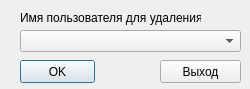
<?xml version="1.0" encoding="UTF-8"?>
<ui version="4.0">
 <class>RemoveUserDlg</class>
 <widget class="QDialog" name="RemoveUserDlg">
  <property name="windowModality">
   <enum>Qt::WindowModal</enum>
  </property>
  <property name="geometry">
   <rect>
    <x>0</x>
    <y>0</y>
    <width>250</width>
    <height>89</height>
   </rect>
  </property>
  <property name="sizePolicy">
   <sizepolicy hsizetype="Fixed" vsizetype="Fixed">
    <horstretch>0</horstretch>
    <verstretch>0</verstretch>
   </sizepolicy>
  </property>
  <property name="minimumSize">
   <size>
    <width>250</width>
    <height>89</height>
   </size>
  </property>
  <property name="maximumSize">
   <size>
    <width>250</width>
    <height>89</height>
   </size>
  </property>
  <property name="windowTitle">
   <string>Удаление пользователя</string>
  </property>
  <widget class="QLabel" name="selector_label">
   <property name="geometry">
    <rect>
     <x>20</x>
     <y>10</y>
     <width>181</width>
     <height>16</height>
    </rect>
   </property>
   <property name="text">
    <string>Имя пользователя для удаления:</string>
   </property>
  </widget>
  <widget class="QPushButton" name="btn_cancel">
   <property name="geometry">
    <rect>
     <x>160</x>
     <y>60</y>
     <width>81</width>
     <height>23</height>
    </rect>
   </property>
   <property name="text">
    <string>Выход</string>
   </property>
   <property name="autoDefault">
    <bool>false</bool>
   </property>
   <property name="default">
    <bool>false</bool>
   </property>
   <property name="flat">
    <bool>false</bool>
   </property>
  </widget>
  <widget class="QPushButton" name="btn_ok">
   <property name="geometry">
    <rect>
     <x>20</x>
     <y>60</y>
     <width>75</width>
     <height>23</height>
    </rect>
   </property>
   <property name="text">
    <string>OK</string>
   </property>
   <property name="autoDefault">
    <bool>false</bool>
   </property>
   <property name="default">
    <bool>true</bool>
   </property>
  </widget>
  <widget class="QComboBox" name="selector">
   <property name="geometry">
    <rect>
     <x>20</x>
     <y>30</y>
     <width>221</width>
     <height>22</height>
    </rect>
   </property>
  </widget>
 </widget>
 <tabstops>
  <tabstop>selector</tabstop>
  <tabstop>btn_ok</tabstop>
  <tabstop>btn_cancel</tabstop>
 </tabstops>
 <resources/>
 <connections/>
 <designerdata>
  <property name="gridDeltaX">
   <number>10</number>
  </property>
  <property name="gridDeltaY">
   <number>10</number>
  </property>
  <property name="gridSnapX">
   <bool>true</bool>
  </property>
  <property name="gridSnapY">
   <bool>true</bool>
  </property>
  <property name="gridVisible">
   <bool>true</bool>
  </property>
 </designerdata>
</ui>
